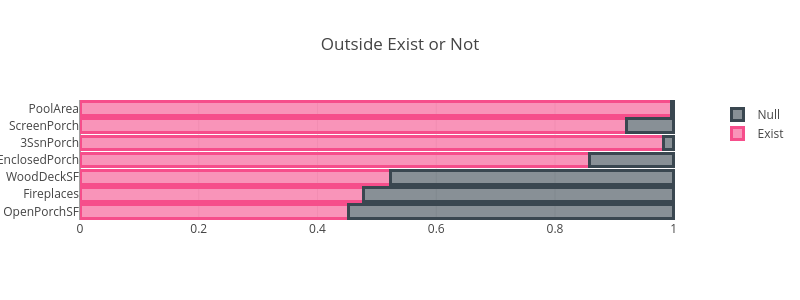

The notebook cell saved with this chart:
### Markdown cell above
Find
- Most of houses have two cars
- GarageArea makes Chunk having small lineratiy with SalePrice 
- 0 Cars and 1 Cars has no difference in SalePrice
- 4 Cars are simliar with 3 Cars house. Merge them
- (Update) Unt_Garage Area said that "Expensive house sustain the proper line of the area!"
- (Update) GrLivArea is a good variable not related to GarageArea. Those two variables enforces the prediction power.

### 2.6. Outside

### Code cell
outSide = ['OpenPorchSF', 'Fireplaces','WoodDeckSF', 'EnclosedPorch','3SsnPorch', 'ScreenPorch','PoolArea']
dfOut = df_train[outSide].copy()
for x in outSide:
    dfOut[x].loc[dfOut[x] != 0] = 1
dfOut = dfOut.apply(pd.Series.value_counts).T
dfOut = dfOut / df_train.shape[0]
trace1 = go.Bar(
    x = dfOut[0],
    y = dfOut.index,
    name = 'Exist',
    orientation = 'h',
    marker = dict(
        color = 'rgba(246, 78, 139, 0.6)',
        line = dict(
            color = 'rgba(246, 78, 139, 1.0)',
            width = 3)
    )
)
trace2 = go.Bar(
    x = dfOut[1],
    y = dfOut.index,
    name = 'Null',
    orientation = 'h',
    marker = dict(
        color = 'rgba(58, 71, 80, 0.6)',
        line = dict(
            color = 'rgba(58, 71, 80, 1.0)',
            width = 3)
    )
)


data = [trace1, trace2]
layout1 = go.Layout(
    width = 800,
    height = 300,
    barmode = 'stack',
    title = 'Outside Exist or Not'
    )
fig = go.Figure(data = data, layout = layout1)

px =  plt.figure(figsize = (12,3))
#px.patch.set_facecolor('black')
ax1 = plt.subplot2grid((1,3), (0,0))
ax2 = plt.subplot2grid((1,3), (0,1))
ax3 = plt.subplot2grid((1,3), (0,2))
#According to OverQuall, WoodDeckSF's Proportion Exist or Not

for x, axis in zip(['WoodDeckSF', 'Fireplaces', 'OpenPorchSF'], [ax1, ax2, ax3]):
    dfOut = df_train[[x, 'OverallQual']].copy()
    dfOut[x].loc[dfOut[x] != 0] = 'Exist'
    dfOut[x].loc[dfOut[x] == 0] = 'None'
    tmp = pd.crosstab(dfOut[x], dfOut['OverallQual']).T
    tmp = tmp.divide(tmp.sum(axis = 1), axis = 0)
    tmp.plot.barh(stacked = True, ax = axis, legend = False)
    axis.set_title(x)
ax3.legend(bbox_to_anchor = [1.05, 1])
ax2.set_ylabel('')
ax3.set_ylabel('')
ax2.set_yticklabels('')
ax3.set_yticklabels('')
plt.subplots_adjust(top = 0.8)
plt.suptitle('Ratio of Exist(Blue)', fontsize = 13)
sns.despine()
py.iplot(fig)
plt.show()
#print((df_train.isnull().sum()[df_train.isnull().sum() != 0]) / df_train.shape[0])
#print('')

### Figure 1 — Plotly figure (JSON) as saved in the notebook; plotly's stock layout.template omitted (floating-point values rounded to 4 significant figures)
{"data": [{"marker": {"color": "rgba(246, 78, 139, 0.6)", "line": {"color": "rgba(246, 78, 139, 1.0)", "width": 3}}, "name": "Exist", "orientation": "h", "type": "bar", "x": [0.4529, 0.478, 0.5227, 0.8576, 0.9833, 0.9204, 0.9965], "y": ["OpenPorchSF", "Fireplaces", "WoodDeckSF", "EnclosedPorch", "3SsnPorch", "ScreenPorch", "PoolArea"]}, {"marker": {"color": "rgba(58, 71, 80, 0.6)", "line": {"color": "rgba(58, 71, 80, 1.0)", "width": 3}}, "name": "Null", "orientation": "h", "type": "bar", "x": [0.5471, 0.522, 0.4773, 0.1424, 0.01675, 0.07955, 0.003489], "y": ["OpenPorchSF", "Fireplaces", "WoodDeckSF", "EnclosedPorch", "3SsnPorch", "ScreenPorch", "PoolArea"]}], "layout": {"barmode": "stack", "height": 300, "title": "Outside Exist or Not", "width": 800}}
